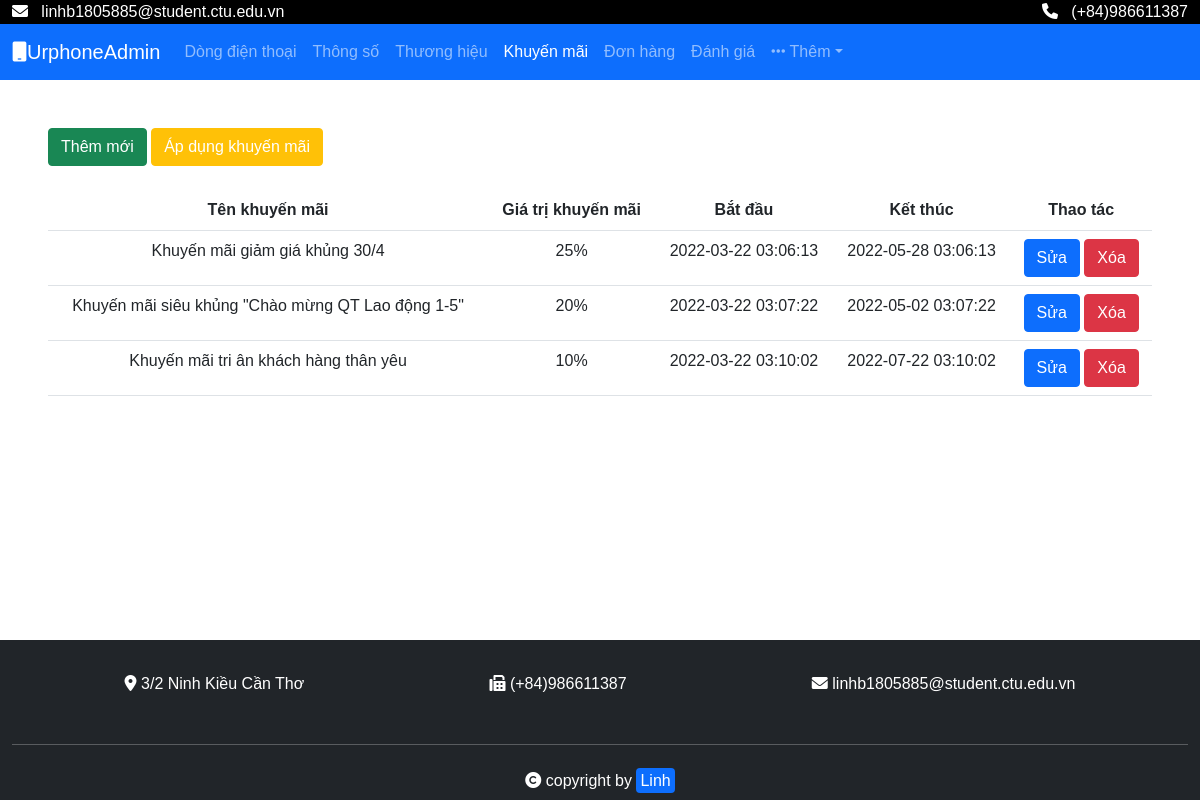
Screenshot of /admin/khuyenmai.php (signed in) with the database file from the repository.
### tables this page shows
CREATE TABLE `khuyen_mai` (
  `id_km` int(11) NOT NULL,
  `ten_km` varchar(255) NOT NULL,
  `giatri_km` int(11) NOT NULL,
  `thoigian_bd` datetime NOT NULL,
  `thoigian_kt` datetime NOT NULL
);

### classes/Database.php (called while the page is built, shortened)
<?php
class Database
{
	protected $data, $conn;
	function __construct()
	{
		$dsn = "mysql:host=" . HOST . "; dbname=" . DB;
		try {
			$this->conn = new PDO($dsn, USER, PASS);
			$this->conn->query("set names 'utf8' ");
		} catch (Exception $e) {
			echo 'Lỗi: ' . $e->getMessage();
			exit;
		}
	}
	public function query($sql, $arr = array())
	{
		$stm = $this->conn->prepare($sql);
		$stm->execute($arr);
		$this->data = $stm->fetchAll(PDO::FETCH_ASSOC);
		return $this->data;
	}
}

### classes/Khuyenmai.php (called while the page is built, shortened)
<?php
class Khuyenmai extends Database{
    function ad_layAll(){
        $sql = "select * from khuyen_mai";
        return $this->query($sql);
    }
}
?>

### admin/khuyenmai.php (the view, shortened to what this page needs)
<!DOCTYPE html>
<html lang="en">
<head>
    <link rel="stylesheet" href="../assets/bootstrap/css/bootstrap.min.css">
    <link rel="stylesheet" href="../main.css">
    <link rel="stylesheet" href="../assets/fontawesome/css/all.min.css">
</head>
<body>
    <div class="root">
        <div class="container-fluid tophead text-white" style="background-color: black;">
            <p class="float-end">
                <i class="fa-solid fa-phone"></i>
                &nbsp;
                (+84)986611387
            </p>
            <p>
                <i class="fa-solid fa-envelope"></i>
                &nbsp;
                linhb1805885@student.ctu.edu.vn
            </p>
        </div>
        <nav class="navbar navbar-expand-sm navbar-dark bg-primary">
            <div class="container-fluid">
                <a class="navbar-brand" href="index.php"><i class="fas fa-mobile"></i>UrphoneAdmin</a>
                <div class="collapse navbar-collapse" id="mynavbar">
                    <ul class="navbar-nav me-auto">
                        <li class="nav-item">
                            <a class="nav-link" href="dongdienthoai.php">
                                Dòng điện thoại</a>
                        </li>
                        <li class="nav-item">
                            <a class="nav-link" href="thongso.php">
                                Thông số</a>
                        </li>
                        <li class="nav-item">
                            <a class="nav-link" href="thuonghieu.php">
                                Thương hiệu</a>
                        </li>
                        <li class="nav-item">
                            <a class="nav-link active" href="khuyenmai.php">
                                Khuyến mãi</a>
                        </li>
                        <li class="nav-item">
                            <a class="nav-link" href="donhang.php">
                                Đơn hàng</a>
                        </li>
                        <li class="nav-item">
                            <a class="nav-link" href="danhgia.php">
                                Đánh giá</a>
                        </li>
                        <li class="nav-item dropdown">
                            <a class="nav-link dropdown-toggle" href="#" role="button" data-bs-toggle="dropdown"><i class="fas fa-ellipsis-h"></i>&nbsp;Thêm</a>
                        </li>
                    </ul>
                </div>
            </div>
        </nav>
        <div class="container-fluid p-5" style="min-height: 70vh;">
            <a href="xuly_khuyenmai.php?cn=them" class="btn btn-success">Thêm mới</a>
            <a href="apdungkhuyenmai.php" class="text-white btn btn-warning">Áp dụng khuyến mãi</a>
            <br>
            <br>
            <div class="table-responsive">
                <table class="table text-center">
                    <tr>
                        <th>
                            Tên khuyến mãi
                        </th>
                        <th>
                            Giá trị khuyến mãi
                        </th>
                        <th>
                            Bắt đầu
                        </th>
                        <th>
                            Kết thúc
                        </th>
                        <th>
                            Thao tác
                        </th>
                    </tr>
                <?php
                    $km = (new Khuyenmai)->ad_layAll();
                    if (isset($km)&!is_null($km)){
                        foreach($km as $x){
                            echo
                            '
                            <tr>
                        <td>
                            '.$x["ten_km"].'
                        </td>
                        <td>
                        '.$x["giatri_km"].'%
                        </td>
                        <td>
                        '.$x["thoigian_bd"].'
                        </td>
                        <td>
                        '.$x["thoigian_kt"].'
                        </td>
                        <td>
                        <a href="xuly_khuyenmai.php?cn=sua&id='.$x["id_km"].'" class="btn btn-primary">Sửa</a>
                        <a href="xuly_khuyenmai.php?cn=xoa&id='.$x["id_km"].'" class="btn btn-danger">Xóa</a>
                        </td>
                    </tr>
                            ';
                        }
                    }
                ?>
                </table>
            </div>
        </div>
        <div class="container-fluid footer bg-dark text-white m-0">
            <div class="row p-3">
                <div class="d-flex p-3 justify-content-around">
                    <div class="">
                        <i class="fas fa-map-marker-alt"></i>
                        3/2 Ninh Kiều Cần Thơ
                    </div>
                    <div class="">
                        <i class="fas fa-fax"></i>
                        (+84)986611387
                    </div>
                    <div class="">
                        <i class="fas fa-envelope"></i>
                        linhb1805885@student.ctu.edu.vn
                    </div>
                </div>
            </div>
            <hr>
            <div class="row text-center">
                <div class="py-2">
                    <i class="fas fa-copyright"></i>
                    copyright by <span class="badges bg-primary rounded p-1">Linh</span>
                </div>
            </div>
        </div>
    </div>
</body>
</html>

### main.css (style rules this page uses)
.tophead p { margin: 0; }
* { box-sizing: border-box; font-family: Helvetica; }
p { margin-bottom: 5px; }

### rows the page displays
khuyen_mai: ten_km "Khuyến mãi giảm giá khủng 30/4", giatri_km "25", thoigian_bd "2022-03-22 03:06:13", thoigian_kt "2022-05-28 03:06:13"
khuyen_mai: ten_km "Khuyến mãi siêu khủng \"Chào mừng QT Lao động 1-5\"", giatri_km "20", thoigian_bd "2022-03-22 03:07:22", thoigian_kt "2022-05-02 03:07:22"
khuyen_mai: ten_km "Khuyến mãi tri ân khách hàng thân yêu", giatri_km "10", thoigian_bd "2022-03-22 03:10:02", thoigian_kt "2022-07-22 03:10:02"
